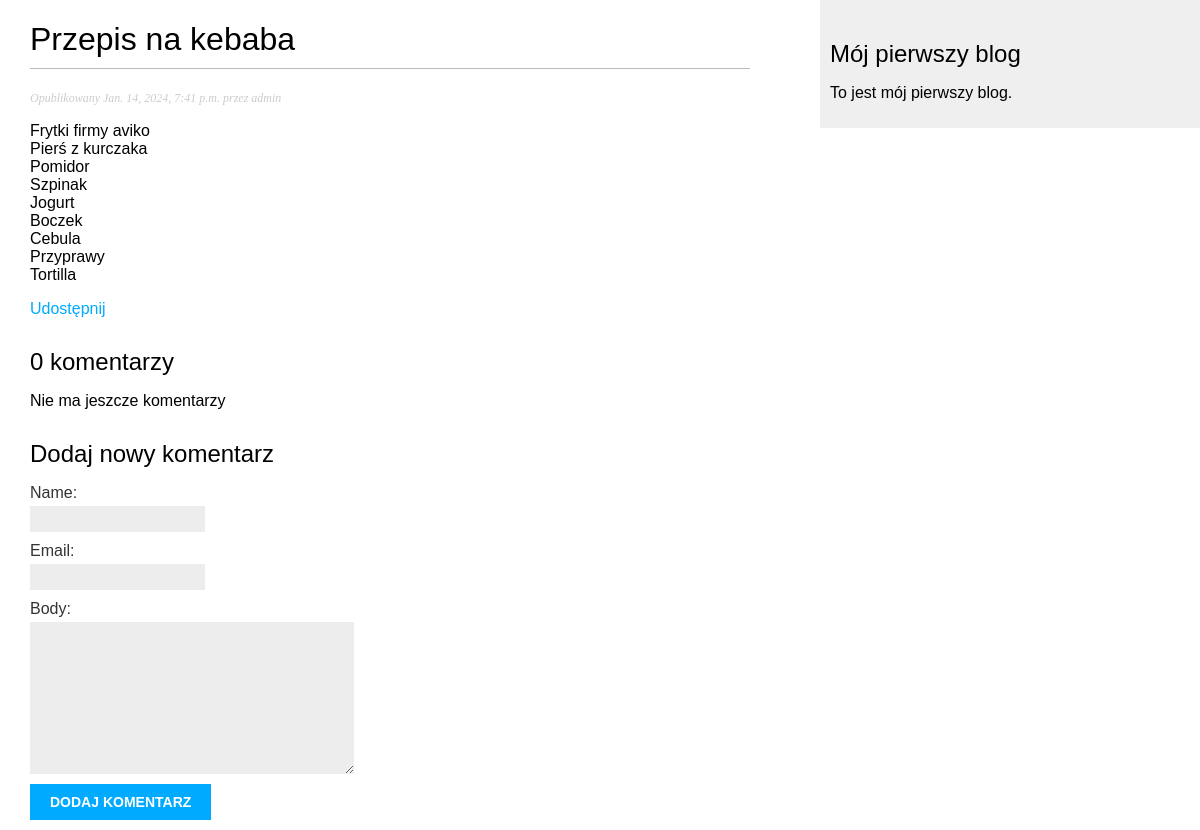
Page /blog/2024/1/14/przepis-na-kebaba/ on the earlier database version.
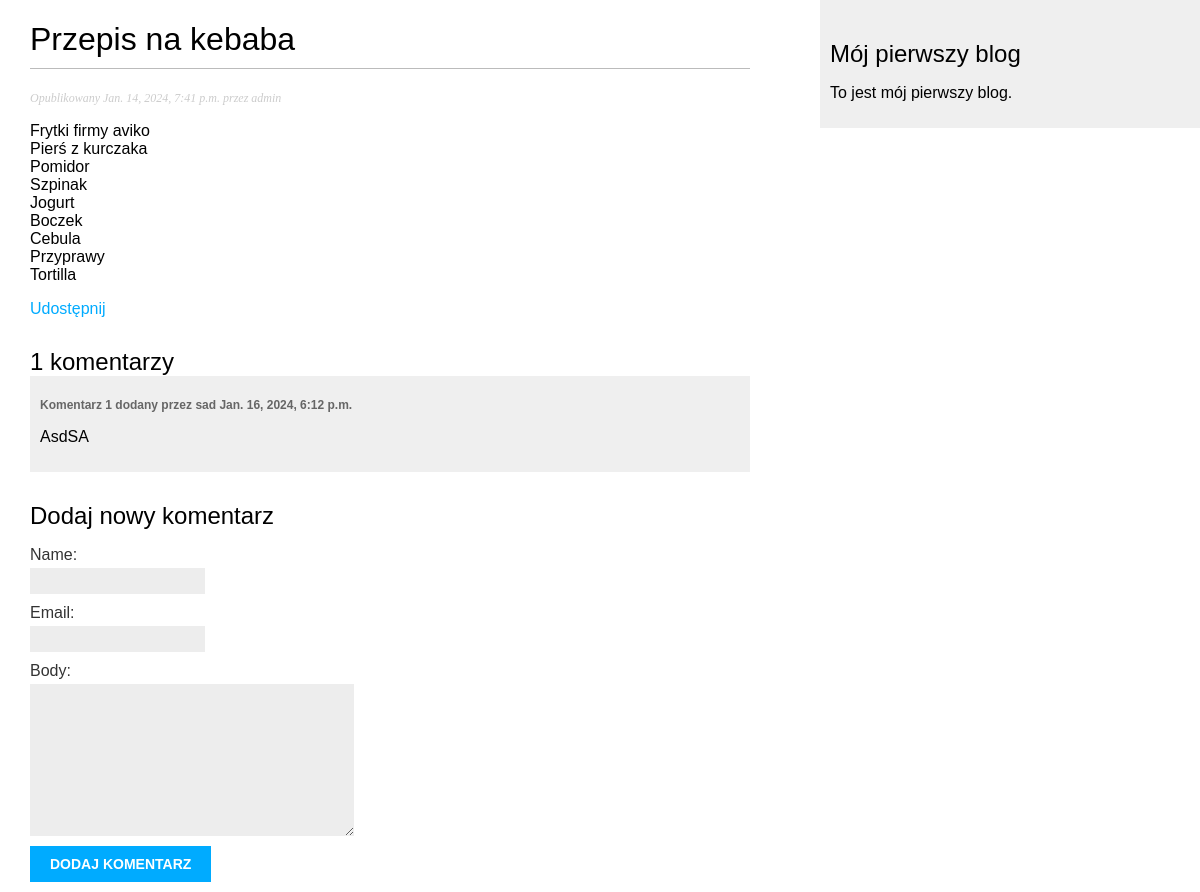
Same page on the later database version.
### blog/models.py (models this page shows, shortened)
class Post(models.Model):
    class Status(models.TextChoices):
        DRAFT = 'DF', 'Roboczy'
        PUBLISHED = 'PB', 'Opublikowany'
    title = models.CharField(max_length=250)
    slug = models.SlugField(max_length=250, unique_for_date="publish")
    author = models.ForeignKey(User, on_delete=models.CASCADE, related_name='blog_post')
    body = models.TextField()
    publish = models.DateTimeField(default=timezone.now)
    created = models.DateTimeField(auto_now_add=True)
    updated = models.DateTimeField(auto_now=True)
    status = models.CharField(max_length=2, choices=Status.choices, default=Status.DRAFT)
    object = models.Manager()
    published = PublishedManager()
    tags = TaggableManager()
    class Meta:
        ordering = ['-publish']
        indexes = [
            models.Index(fields=['-publish']),
        ]

class Comment(models.Model):
    post = models.ForeignKey(Post, on_delete=models.CASCADE, related_name="comments")
    name = models.CharField(max_length=80)
    email = models.EmailField()
    body = models.TextField()
    created = models.DateTimeField(auto_now_add=True)
    updated = models.DateTimeField(auto_now=True)
    active = models.BooleanField(default=True)
    class Meta:
        ordering = ['created']
        indexes = [models.Index(fields=["created"])]

### blog/views.py (the view)
def post_detail(request, year, month, day, post):
    post = get_object_or_404(Post, status=Post.Status.PUBLISHED,
                             slug=post, publish__year=year, publish__month=month, publish__day=day)
    comments = post.comments.filter(active=True)
    form = CommentForm()
    return render(request, "blog/post/detail.html", {"post": post, "comments": comments, "form": form})

### blog/forms.py
class CommentForm(forms.ModelForm):
    class Meta:
        model = Comment
        fields = ["name", "email", "body"]

### blog/templates/blog/post/detail.html (shortened to what this page needs)
{% extends "blog/base.html" %}
{% block content %}
<h1> {{ post.title }}</h1>
<p class="date">
    Opublikowany {{ post.publish }} przez {{ post.author }}
</p>
{{ post.body|linebreaks }}
<p>
    <a href="{% url 'blog:post_share' post.id %}">Udostępnij</a>
</p>
{% with comments.count as total_comments %}
<h2>{{ total_comments }} komentarzy</h2>
{% endwith %}
{% for comment in comments %}
<div class="comment">
    <p class="info">Komentarz {{ forloop.counter }} dodany przez {{ comment.name }} {{ comment.created }}</p>
    {{ comment.body|linebreaks }}
</div>
{% empty %}
<p>Nie ma jeszcze komentarzy</p>
{% endfor %}
{% include "blog/post/includes/comment_form.html" %}
{% endblock %}

### blog/templates/blog/base.html (shortened to what this page needs)
{% load static %}
{{ '<' }}{{ '!DOCTYPE html>' }}
<html>
<head>
    <link href="{% static 'css/blog.css' %}" rel="stylesheet">
</head>
<body>
<div id="content">
    {% block content %}
    {% endblock %}
</div>
<div id="sidebar">
    <h2>Mój pierwszy blog</h2>
    <p>To jest mój pierwszy blog.</p>
</div>
</body>
</html>

### blog/templates/blog/post/includes/comment_form.html (shortened to what this page needs)
<h2>Dodaj nowy komentarz</h2>
<form action='{% url "blog:post_comment" post.id %}' method="post">
    {{ form.as_p }}
    <p><input type="submit" value="Dodaj komentarz"></p>
</form>

### blog/static/css/blog.css (style rules this page uses)
body { margin:0; padding:0; font-family:helvetica, sans-serif; }
a { color:#00abff; text-decoration:none; }
h1 { font-weight:normal; border-bottom:1px solid #bbb; padding:0 0 10px 0; }
h2 { font-weight:normal; margin:30px 0 0; }
#content { float:left; width:60%; padding:0 0 0 30px; }
#sidebar { float:right; width:30%; padding:10px; background:#efefef; height:100%; }
p.date { color:#ccc; font-family: georgia, serif; font-size: 12px; font-style: italic; }
label { float:left; clear:both; color:#333; margin-bottom:4px; }
input, textarea { clear:both; float:left; margin:0 0 10px; background:#ededed; border:0; padding:6px 10px; font-size:12px; }
input[type=submit] { font-weight:bold; background:#00abff; color:#fff; padding:10px 20px; font-size:14px; text-transform:uppercase; }
.comment { padding:10px; }
.comment:nth-child(even) { background:#efefef; }
.comment .info { font-weight:bold; font-size:12px; color:#666; }

Differences in the rows shown:
added Comment: name "sad", created "Jan. 16, 2024, 6:12 p.m.", body "AsdSA"
Other differences:
{{ total_comments }}: "0" → "1"
text no longer shown: "Nie ma jeszcze komentarzy"
